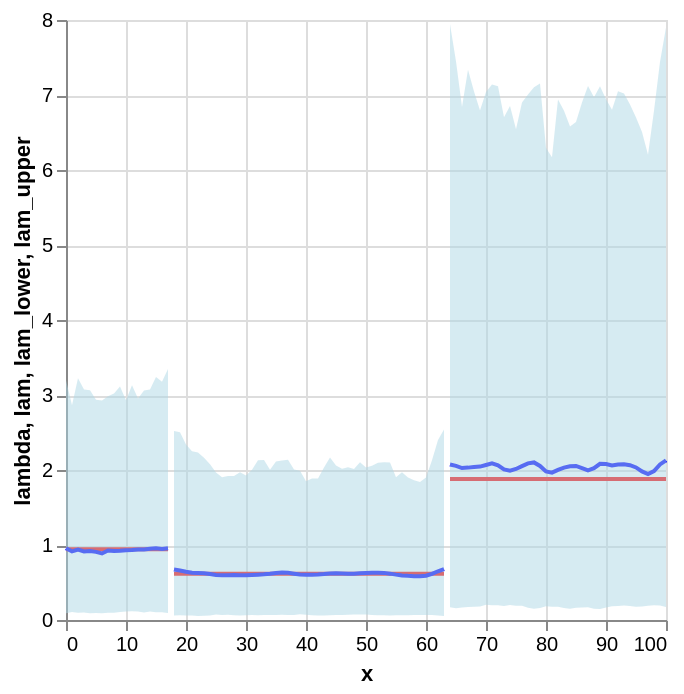

The notebook cell saved with this chart:
### Code cell
# Extract posterior samples of lam from MCMC
lam = mcmc_samples["lam"].mean(axis=0)
lam_lower = jnp.percentile(mcmc_samples["lam"], 2.5, axis=0)
lam_upper = jnp.percentile(mcmc_samples["lam"], 97.5, axis=0)

df_results = df_expanded[["x", "lambda"]].drop_duplicates().reset_index(drop=True)
df_results["lam"] = lam
df_results["lam_lower"] = lam_lower
df_results["lam_upper"] = lam_upper
df_results["segment"] = np.select(
    [df_results["x"] < 18, df_results["x"] < 64],
    [0, 1],
    default=2,
)

# detail="segment:N" draws three discontinuous lines, one per disjoint interval
true_line = (
    alt.Chart(df_results)
    .mark_line(color="red")
    .encode(x="x", y="lambda", detail="segment:N")
)
mean_line = (
    alt.Chart(df_results)
    .mark_line(color="blue")
    .encode(x="x", y="lam", detail="segment:N")
)
bands = (
    alt.Chart(df_results)
    .mark_area(color="lightblue", opacity=0.5)
    .encode(
        x="x",
        y="lam_lower:Q",
        y2="lam_upper:Q",
        detail="segment:N",
    )
)
true_line + mean_line + bands

### Figure 1 — Vega-Lite specification as saved in the notebook (floating-point values rounded to 4 significant figures)
{"config": {"view": {"continuousWidth": 300, "continuousHeight": 300}}, "layer": [{"mark": {"type": "line", "color": "red"}, "encoding": {"detail": {"field": "segment", "type": "nominal"}, "x": {"field": "x", "type": "quantitative"}, "y": {"field": "lambda", "type": "quantitative"}}}, {"mark": {"type": "line", "color": "blue"}, "encoding": {"detail": {"field": "segment", "type": "nominal"}, "x": {"field": "x", "type": "quantitative"}, "y": {"field": "lam", "type": "quantitative"}}}, {"mark": {"type": "area", "color": "lightblue", "opacity": 0.5}, "encoding": {"detail": {"field": "segment", "type": "nominal"}, "x": {"field": "x", "type": "quantitative"}, "y": {"field": "lam_lower", "type": "quantitative"}, "y2": {"field": "lam_upper"}}}], "data": {"name": "data-cba3534e0c434d4d12869249c2951207"}, "$schema": "https://vega.github.io/schema/vega-lite/v6.1.0.json", "datasets": {"data-cba3534e0c434d4d12869249c2951207": [{"x": 0, "lambda": 0.9442, "lam": 0.9566, "lam_lower": 0.08899, "lam_upper": 3.195, "segment": 0}, {"x": 1, "lambda": 0.9442, "lam": 0.9149, "lam_lower": 0.1051, "lam_upper": 2.865, "segment": 0}, {"x": 2, "lambda": 0.9442, "lam": 0.9381, "lam_lower": 0.09548, "lam_upper": 3.222, "segment": 0}, {"x": 3, "lambda": 0.9442, "lam": 0.9136, "lam_lower": 0.1012, "lam_upper": 3.075, "segment": 0}, {"x": 4, "lambda": 0.9442, "lam": 0.9204, "lam_lower": 0.08843, "lam_upper": 3.062, "segment": 0}, {"x": 5, "lambda": 0.9442, "lam": 0.9081, "lam_lower": 0.09174, "lam_upper": 2.935, "segment": 0}, {"x": 6, "lambda": 0.9442, "lam": 0.8876, "lam_lower": 0.08973, "lam_upper": 2.927, "segment": 0}, {"x": 7, "lambda": 0.9442, "lam": 0.9262, "lam_lower": 0.09574, "lam_upper": 2.983, "segment": 0}, {"x": 8, "lambda": 0.9442, "lam": 0.9188, "lam_lower": 0.09827, "lam_upper": 3.019, "segment": 0}, {"x": 9, "lambda": 0.9442, "lam": 0.9223, "lam_lower": 0.1074, "lam_upper": 3.114, "segment": 0}, {"x": 10, "lambda": 0.9442, "lam": 0.931, "lam_lower": 0.1139, "lam_upper": 2.93, "segment": 0}, {"x": 11, "lambda": 0.9442, "lam": 0.9331, "lam_lower": 0.1155, "lam_upper": 3.13, "segment": 0}, {"x": 12, "lambda": 0.9442, "lam": 0.9386, "lam_lower": 0.1135, "lam_upper": 2.955, "segment": 0}, {"x": 13, "lambda": 0.9442, "lam": 0.9395, "lam_lower": 0.1006, "lam_upper": 3.062, "segment": 0}, {"x": 14, "lambda": 0.9442, "lam": 0.9497, "lam_lower": 0.1129, "lam_upper": 3.072, "segment": 0}, {"x": 15, "lambda": 0.9442, "lam": 0.9568, "lam_lower": 0.1021, "lam_upper": 3.24, "segment": 0}, {"x": 16, "lambda": 0.9442, "lam": 0.9484, "lam_lower": 0.1028, "lam_upper": 3.176, "segment": 0}, {"x": 17, "lambda": 0.9442, "lam": 0.9572, "lam_lower": 0.09392, "lam_upper": 3.348, "segment": 0}, {"x": 18, "lambda": 0.6159, "lam": 0.6728, "lam_lower": 0.05925, "lam_upper": 2.522, "segment": 1}, {"x": 19, "lambda": 0.6159, "lam": 0.6603, "lam_lower": 0.06202, "lam_upper": 2.503, "segment": 1}, {"x": 20, "lambda": 0.6159, "lam": 0.6439, "lam_lower": 0.0594, "lam_upper": 2.34, "segment": 1}, {"x": 21, "lambda": 0.6159, "lam": 0.6308, "lam_lower": 0.06075, "lam_upper": 2.252, "segment": 1}, {"x": 22, "lambda": 0.6159, "lam": 0.6258, "lam_lower": 0.05483, "lam_upper": 2.232, "segment": 1}, {"x": 23, "lambda": 0.6159, "lam": 0.6221, "lam_lower": 0.05759, "lam_upper": 2.163, "segment": 1}, {"x": 24, "lambda": 0.6159, "lam": 0.6124, "lam_lower": 0.06101, "lam_upper": 2.077, "segment": 1}, {"x": 25, "lambda": 0.6159, "lam": 0.6008, "lam_lower": 0.0727, "lam_upper": 1.966, "segment": 1}, {"x": 26, "lambda": 0.6159, "lam": 0.5954, "lam_lower": 0.06608, "lam_upper": 1.903, "segment": 1}, {"x": 27, "lambda": 0.6159, "lam": 0.5968, "lam_lower": 0.06968, "lam_upper": 1.921, "segment": 1}, {"x": 28, "lambda": 0.6159, "lam": 0.5987, "lam_lower": 0.06257, "lam_upper": 1.919, "segment": 1}, {"x": 29, "lambda": 0.6159, "lam": 0.5977, "lam_lower": 0.05989, "lam_upper": 1.971, "segment": 1}, {"x": 30, "lambda": 0.6159, "lam": 0.5978, "lam_lower": 0.06436, "lam_upper": 1.927, "segment": 1}, {"x": 31, "lambda": 0.6159, "lam": 0.6006, "lam_lower": 0.06507, "lam_upper": 2.002, "segment": 1}, {"x": 32, "lambda": 0.6159, "lam": 0.6039, "lam_lower": 0.06432, "lam_upper": 2.131, "segment": 1}, {"x": 33, "lambda": 0.6159, "lam": 0.6085, "lam_lower": 0.06638, "lam_upper": 2.134, "segment": 1}, {"x": 34, "lambda": 0.6159, "lam": 0.6168, "lam_lower": 0.06567, "lam_upper": 2.004, "segment": 1}, {"x": 35, "lambda": 0.6159, "lam": 0.6278, "lam_lower": 0.06691, "lam_upper": 2.114, "segment": 1}, {"x": 36, "lambda": 0.6159, "lam": 0.6338, "lam_lower": 0.07001, "lam_upper": 2.128, "segment": 1}, {"x": 37, "lambda": 0.6159, "lam": 0.6288, "lam_lower": 0.0677, "lam_upper": 2.135, "segment": 1}, {"x": 38, "lambda": 0.6159, "lam": 0.617, "lam_lower": 0.06753, "lam_upper": 2.007, "segment": 1}, {"x": 39, "lambda": 0.6159, "lam": 0.6067, "lam_lower": 0.07761, "lam_upper": 1.99, "segment": 1}, {"x": 40, "lambda": 0.6159, "lam": 0.6026, "lam_lower": 0.07045, "lam_upper": 1.85, "segment": 1}, {"x": 41, "lambda": 0.6159, "lam": 0.6037, "lam_lower": 0.06468, "lam_upper": 1.885, "segment": 1}, {"x": 42, "lambda": 0.6159, "lam": 0.6073, "lam_lower": 0.06123, "lam_upper": 1.887, "segment": 1}, {"x": 43, "lambda": 0.6159, "lam": 0.6132, "lam_lower": 0.06081, "lam_upper": 2.032, "segment": 1}, {"x": 44, "lambda": 0.6159, "lam": 0.6209, "lam_lower": 0.06282, "lam_upper": 2.166, "segment": 1}, {"x": 45, "lambda": 0.6159, "lam": 0.6243, "lam_lower": 0.06505, "lam_upper": 2.062, "segment": 1}, {"x": 46, "lambda": 0.6159, "lam": 0.62, "lam_lower": 0.06621, "lam_upper": 2.018, "segment": 1}, {"x": 47, "lambda": 0.6159, "lam": 0.6158, "lam_lower": 0.06871, "lam_upper": 2.036, "segment": 1}, {"x": 48, "lambda": 0.6159, "lam": 0.6175, "lam_lower": 0.07194, "lam_upper": 2.015, "segment": 1}, {"x": 49, "lambda": 0.6159, "lam": 0.6219, "lam_lower": 0.07376, "lam_upper": 2.102, "segment": 1}, {"x": 50, "lambda": 0.6159, "lam": 0.6261, "lam_lower": 0.07195, "lam_upper": 2.032, "segment": 1}, {"x": 51, "lambda": 0.6159, "lam": 0.6296, "lam_lower": 0.06515, "lam_upper": 2.055, "segment": 1}, {"x": 52, "lambda": 0.6159, "lam": 0.6316, "lam_lower": 0.06173, "lam_upper": 2.097, "segment": 1}, {"x": 53, "lambda": 0.6159, "lam": 0.6282, "lam_lower": 0.06223, "lam_upper": 2.104, "segment": 1}, {"x": 54, "lambda": 0.6159, "lam": 0.6181, "lam_lower": 0.05998, "lam_upper": 2.102, "segment": 1}, {"x": 55, "lambda": 0.6159, "lam": 0.6052, "lam_lower": 0.06467, "lam_upper": 1.903, "segment": 1}, {"x": 56, "lambda": 0.6159, "lam": 0.5947, "lam_lower": 0.06247, "lam_upper": 1.971, "segment": 1}, {"x": 57, "lambda": 0.6159, "lam": 0.5886, "lam_lower": 0.06466, "lam_upper": 1.901, "segment": 1}, {"x": 58, "lambda": 0.6159, "lam": 0.5848, "lam_lower": 0.06775, "lam_upper": 1.864, "segment": 1}, {"x": 59, "lambda": 0.6159, "lam": 0.5827, "lam_lower": 0.06539, "lam_upper": 1.839, "segment": 1}, {"x": 60, "lambda": 0.6159, "lam": 0.5899, "lam_lower": 0.06739, "lam_upper": 1.9, "segment": 1}, {"x": 61, "lambda": 0.6159, "lam": 0.6146, "lam_lower": 0.06613, "lam_upper": 2.131, "segment": 1}, {"x": 62, "lambda": 0.6159, "lam": 0.6496, "lam_lower": 0.06017, "lam_upper": 2.4, "segment": 1}, {"x": 63, "lambda": 0.6159, "lam": 0.679, "lam_lower": 0.05492, "lam_upper": 2.539, "segment": 1}, {"x": 64, "lambda": 1.882, "lam": 2.074, "lam_lower": 0.17, "lam_upper": 7.943, "segment": 2}, {"x": 65, "lambda": 1.882, "lam": 2.056, "lam_lower": 0.1558, "lam_upper": 7.445, "segment": 2}, {"x": 66, "lambda": 1.882, "lam": 2.026, "lam_lower": 0.1654, "lam_upper": 6.839, "segment": 2}, {"x": 67, "lambda": 1.882, "lam": 2.032, "lam_lower": 0.1717, "lam_upper": 7.336, "segment": 2}, {"x": 68, "lambda": 1.882, "lam": 2.04, "lam_lower": 0.1759, "lam_upper": 7.046, "segment": 2}, {"x": 69, "lambda": 1.882, "lam": 2.046, "lam_lower": 0.1797, "lam_upper": 6.793, "segment": 2}, {"x": 70, "lambda": 1.882, "lam": 2.066, "lam_lower": 0.2034, "lam_upper": 7.04, "segment": 2}, {"x": 71, "lambda": 1.882, "lam": 2.087, "lam_lower": 0.1959, "lam_upper": 7.139, "segment": 2}, {"x": 72, "lambda": 1.882, "lam": 2.062, "lam_lower": 0.1966, "lam_upper": 7.116, "segment": 2}, {"x": 73, "lambda": 1.882, "lam": 2.009, "lam_lower": 0.1869, "lam_upper": 6.703, "segment": 2}, {"x": 74, "lambda": 1.882, "lam": 1.992, "lam_lower": 0.1988, "lam_upper": 6.852, "segment": 2}, {"x": 75, "lambda": 1.882, "lam": 2.014, "lam_lower": 0.1911, "lam_upper": 6.545, "segment": 2}, {"x": 76, "lambda": 1.882, "lam": 2.051, "lam_lower": 0.1906, "lam_upper": 6.9, "segment": 2}, {"x": 77, "lambda": 1.882, "lam": 2.089, "lam_lower": 0.1618, "lam_upper": 7.008, "segment": 2}, {"x": 78, "lambda": 1.882, "lam": 2.101, "lam_lower": 0.1484, "lam_upper": 7.102, "segment": 2}, {"x": 79, "lambda": 1.882, "lam": 2.054, "lam_lower": 0.1616, "lam_upper": 7.152, "segment": 2}, {"x": 80, "lambda": 1.882, "lam": 1.981, "lam_lower": 0.1825, "lam_upper": 6.293, "segment": 2}, {"x": 81, "lambda": 1.882, "lam": 1.965, "lam_lower": 0.178, "lam_upper": 6.17, "segment": 2}, {"x": 82, "lambda": 1.882, "lam": 2.002, "lam_lower": 0.1782, "lam_upper": 6.941, "segment": 2}, {"x": 83, "lambda": 1.882, "lam": 2.031, "lam_lower": 0.1587, "lam_upper": 6.789, "segment": 2}, {"x": 84, "lambda": 1.882, "lam": 2.05, "lam_lower": 0.1485, "lam_upper": 6.579, "segment": 2}, {"x": 85, "lambda": 1.882, "lam": 2.054, "lam_lower": 0.1627, "lam_upper": 6.641, "segment": 2}, {"x": 86, "lambda": 1.882, "lam": 2.025, "lam_lower": 0.1681, "lam_upper": 6.899, "segment": 2}, {"x": 87, "lambda": 1.882, "lam": 1.996, "lam_lower": 0.1698, "lam_upper": 7.122, "segment": 2}, {"x": 88, "lambda": 1.882, "lam": 2.024, "lam_lower": 0.1512, "lam_upper": 6.97, "segment": 2}, {"x": 89, "lambda": 1.882, "lam": 2.081, "lam_lower": 0.147, "lam_upper": 7.116, "segment": 2}, {"x": 90, "lambda": 1.882, "lam": 2.08, "lam_lower": 0.1654, "lam_upper": 6.944, "segment": 2}, {"x": 91, "lambda": 1.882, "lam": 2.061, "lam_lower": 0.1824, "lam_upper": 6.802, "segment": 2}, {"x": 92, "lambda": 1.882, "lam": 2.074, "lam_lower": 0.1876, "lam_upper": 7.051, "segment": 2}, {"x": 93, "lambda": 1.882, "lam": 2.077, "lam_lower": 0.1926, "lam_upper": 7.021, "segment": 2}, {"x": 94, "lambda": 1.882, "lam": 2.064, "lam_lower": 0.1879, "lam_upper": 6.872, "segment": 2}, {"x": 95, "lambda": 1.882, "lam": 2.034, "lam_lower": 0.1776, "lam_upper": 6.699, "segment": 2}, {"x": 96, "lambda": 1.882, "lam": 1.981, "lam_lower": 0.1814, "lam_upper": 6.507, "segment": 2}, {"x": 97, "lambda": 1.882, "lam": 1.947, "lam_lower": 0.1884, "lam_upper": 6.202, "segment": 2}, {"x": 98, "lambda": 1.882, "lam": 1.986, "lam_lower": 0.198, "lam_upper": 6.789, "segment": 2}, {"x": 99, "lambda": 1.882, "lam": 2.074, "lam_lower": 0.1925, "lam_upper": 7.441, "segment": 2}, {"x": 100, "lambda": 1.882, "lam": 2.128, "lam_lower": 0.1727, "lam_upper": 7.9, "segment": 2}]}}
